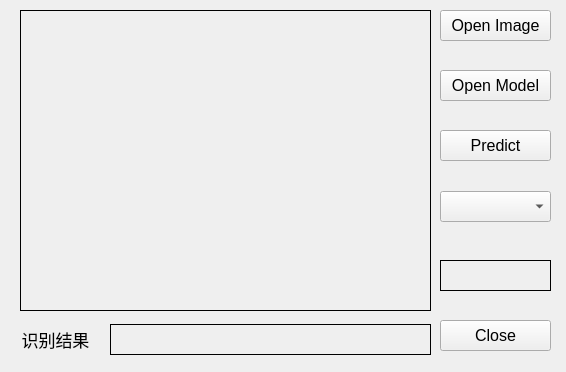
<?xml version="1.0" encoding="UTF-8"?>
<ui version="4.0">
 <class>ClassificationNCNN_v2</class>
 <widget class="QMainWindow" name="ClassificationNCNN_v2">
  <property name="geometry">
   <rect>
    <x>0</x>
    <y>0</y>
    <width>566</width>
    <height>372</height>
   </rect>
  </property>
  <property name="font">
   <font>
    <pointsize>12</pointsize>
   </font>
  </property>
  <property name="windowTitle">
   <string>ClassificationNCNN_v2</string>
  </property>
  <widget class="QWidget" name="centralwidget">
   <widget class="QLabel" name="label_image">
    <property name="geometry">
     <rect>
      <x>20</x>
      <y>10</y>
      <width>411</width>
      <height>301</height>
     </rect>
    </property>
    <property name="frameShape">
     <enum>QFrame::Shape::Box</enum>
    </property>
    <property name="text">
     <string/>
    </property>
   </widget>
   <widget class="QPushButton" name="btn_predict">
    <property name="geometry">
     <rect>
      <x>440</x>
      <y>130</y>
      <width>111</width>
      <height>31</height>
     </rect>
    </property>
    <property name="text">
     <string>Predict</string>
    </property>
   </widget>
   <widget class="QPushButton" name="btn_close">
    <property name="geometry">
     <rect>
      <x>440</x>
      <y>320</y>
      <width>111</width>
      <height>31</height>
     </rect>
    </property>
    <property name="text">
     <string>Close</string>
    </property>
   </widget>
   <widget class="QLabel" name="label_time">
    <property name="geometry">
     <rect>
      <x>440</x>
      <y>260</y>
      <width>111</width>
      <height>31</height>
     </rect>
    </property>
    <property name="frameShape">
     <enum>QFrame::Shape::Box</enum>
    </property>
    <property name="text">
     <string/>
    </property>
    <property name="alignment">
     <set>Qt::AlignmentFlag::AlignCenter</set>
    </property>
   </widget>
   <widget class="QLabel" name="label_2">
    <property name="geometry">
     <rect>
      <x>20</x>
      <y>324</y>
      <width>71</width>
      <height>31</height>
     </rect>
    </property>
    <property name="font">
     <font>
      <family>Times New Roman</family>
      <pointsize>13</pointsize>
     </font>
    </property>
    <property name="text">
     <string>识别结果</string>
    </property>
    <property name="alignment">
     <set>Qt::AlignmentFlag::AlignCenter</set>
    </property>
   </widget>
   <widget class="QLabel" name="label_result">
    <property name="geometry">
     <rect>
      <x>110</x>
      <y>324</y>
      <width>321</width>
      <height>31</height>
     </rect>
    </property>
    <property name="frameShape">
     <enum>QFrame::Shape::Box</enum>
    </property>
    <property name="text">
     <string/>
    </property>
    <property name="alignment">
     <set>Qt::AlignmentFlag::AlignCenter</set>
    </property>
   </widget>
   <widget class="QPushButton" name="btn_open_model">
    <property name="geometry">
     <rect>
      <x>440</x>
      <y>70</y>
      <width>111</width>
      <height>31</height>
     </rect>
    </property>
    <property name="text">
     <string>Open Model</string>
    </property>
   </widget>
   <widget class="QComboBox" name="comboBox">
    <property name="geometry">
     <rect>
      <x>440</x>
      <y>191</y>
      <width>111</width>
      <height>31</height>
     </rect>
    </property>
   </widget>
   <widget class="QPushButton" name="btn_open_file">
    <property name="geometry">
     <rect>
      <x>440</x>
      <y>10</y>
      <width>111</width>
      <height>31</height>
     </rect>
    </property>
    <property name="text">
     <string>Open Image</string>
    </property>
   </widget>
  </widget>
 </widget>
 <resources/>
 <connections/>
</ui>
